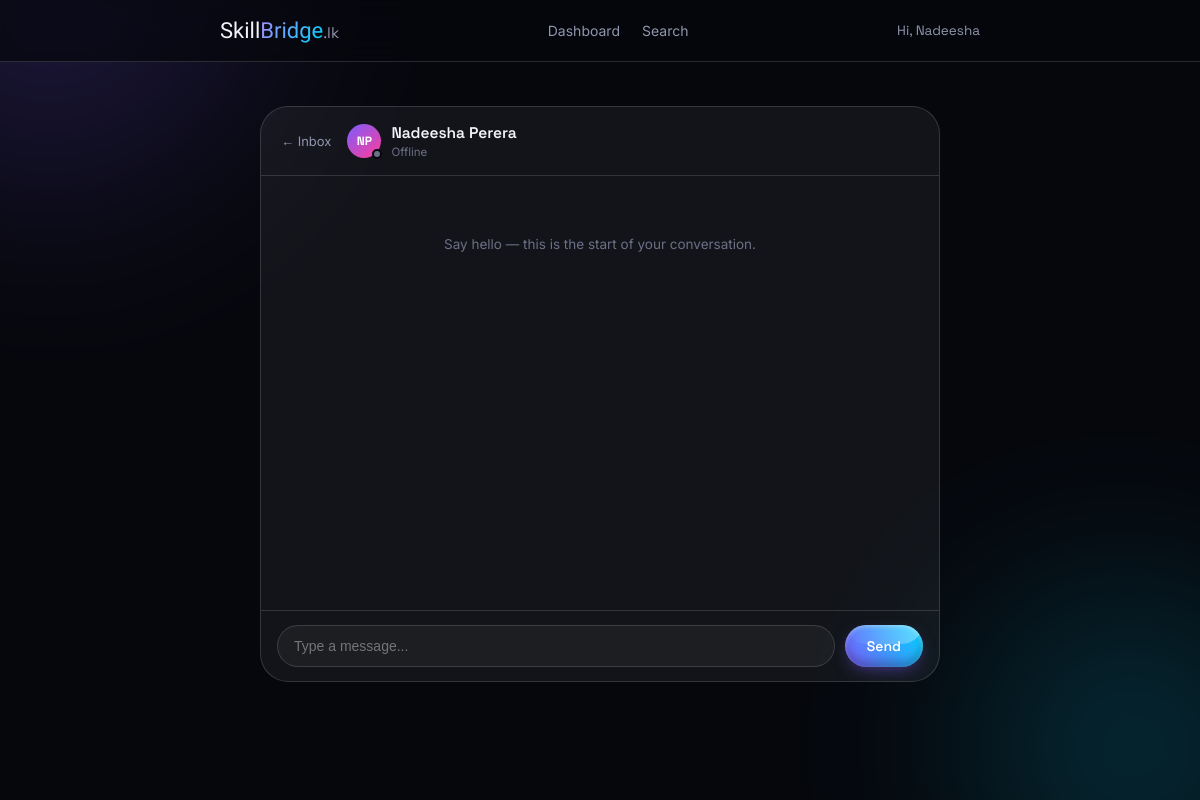
Page /english/messages.php?with=101 (signed in) on the committed database.
### tables this page shows
CREATE TABLE `users` (
  `user_id` int(10) UNSIGNED NOT NULL,
  `full_name` varchar(120) NOT NULL,
  `email` varchar(150) NOT NULL,
  `password_hash` varchar(255) NOT NULL,
  `role` enum('freelancer','client','admin') NOT NULL,
  `language_pref` enum('tamil','english','sinhala') NOT NULL DEFAULT 'english',
  `phone` varchar(20) DEFAULT NULL,
  `last_seen` timestamp NULL DEFAULT NULL,
  `photo_path` varchar(255) DEFAULT NULL,
  `is_active` tinyint(1) NOT NULL DEFAULT 1,
  `created_at` timestamp NOT NULL DEFAULT current_timestamp(),
  `updated_at` timestamp NOT NULL DEFAULT current_timestamp() ON UPDATE current_timestamp()
);

### english/messages.php (the view, shortened to what this page needs)
<?php
require_once __DIR__ . '/session.php';
$myId = (int) $_SESSION['user_id'];
$withId = (int) ($_GET['with'] ?? 0);
$dashboardHref = match ($_SESSION['role'] ?? '') {
    'freelancer' => 'dashboard.php',
    'admin'      => 'admin-dashboard.php',
    default      => 'client-dashboard.php',
};
$dbError = false;
$dbErrorDetail = '';
$otherPerson = null;
$thread = [];
$presence = ['online' => false, 'label' => ''];
function formatPresence(?string $lastSeen): array
{
    if (!$lastSeen) {
        return ['online' => false, 'label' => 'Offline'];
    }
    $label = 'Last seen ' . date('d M, H:i', strtotime($lastSeen));
    return ['online' => false, 'label' => $label];
}
try {
    if ($withId > 0) {
        $stmt = $pdo->prepare('SELECT user_id, full_name, last_seen FROM users WHERE user_id = :user_id LIMIT 1');
        $stmt->execute(['user_id' => $withId]);
        $otherPerson = $stmt->fetch() ?: null;
        if ($otherPerson) {
            $presence = formatPresence($otherPerson['last_seen'] ?? null);
            $stmt = $pdo->prepare("
                SELECT message_id, sender_id, content, sent_at
                FROM messages
                WHERE (sender_id = :me1 AND receiver_id = :them1)
                   OR (sender_id = :them2 AND receiver_id = :me2)
                ORDER BY sent_at ASC
            ");
            $stmt->execute([
                'me1' => $myId, 'them1' => $withId,
                'them2' => $withId, 'me2' => $myId,
            ]);
            $thread = $stmt->fetchAll();
        }
    }
} catch (PDOException $e) {
    error_log('SkillBridge messages.php load error: ' . $e->getMessage());
    $dbError = true;
    $dbErrorDetail = $e->getMessage();
}
function initials(string $name): string
{
    $parts = preg_split('/\s+/', trim($name));
    $letters = array_map(fn($p) => mb_strtoupper(mb_substr($p, 0, 1)), array_slice($parts, 0, 2));
    return implode('', $letters) ?: '?';
}
?>
<!DOCTYPE html>
<html lang="en">
<head>
<link rel="stylesheet" href="assets/css/messages.css">
</head>
<body>
<div class="scene" aria-hidden="true">
  <div class="orb orb-violet"></div>
  <div class="orb orb-cyan"></div>
</div>
<header class="nav">
  <div class="nav-inner">
    <a href="index(ENG).html" class="brand-mark">Skill<span class="brand-accent">Bridge</span><span class="brand-tld">.lk</span></a>
    <nav class="nav-links">
      <a href="<?php echo $dashboardHref; ?>">Dashboard</a>
      <a href="search.php">Search</a>
    </nav>
    <span class="nav-hello">Hi, <?php echo htmlspecialchars(explode(' ', $_SESSION['full_name'])[0], ENT_QUOTES); ?></span>
  </div>
</header>
<main class="messages-page">
  <?php if ($dbError): ?>
    <div class="empty-state">
      <div class="empty-glyph">!</div>
      <h3>Couldn't load messages</h3>
      <p>Something went wrong reaching the database. Please try again shortly.</p>
      <?php if (isset($_GET['debug'])): ?>
        <p class="debug-detail"><?php echo htmlspecialchars($dbErrorDetail, ENT_QUOTES); ?></p>
      <?php endif; ?>
    </div>
  <?php elseif ($withId > 0): ?>
    <div class="thread-shell">
      <div class="thread-header">
        <a href="messages.php" class="thread-back">← Inbox</a>
        <div class="thread-who">
          <span class="thread-avatar">
            <?php echo htmlspecialchars(initials($otherPerson['full_name']), ENT_QUOTES); ?>
            <span class="status-dot <?php echo $presence['online'] ? 'is-online' : ''; ?>" id="statusDot"></span>
          </span>
          <span class="thread-who-text">
            <h2><?php echo htmlspecialchars($otherPerson['full_name'], ENT_QUOTES); ?></h2>
            <span class="thread-status <?php echo $presence['online'] ? 'is-online' : ''; ?>" id="threadStatus"><?php echo htmlspecialchars($presence['label'], ENT_QUOTES); ?></span>
          </span>
        </div>
      </div>
      <div class="thread-messages" id="threadMessages" data-with-id="<?php echo $withId; ?>" data-my-id="<?php echo $myId; ?>" data-last-id="<?php echo !empty($thread) ? (int) $thread[count($thread) - 1]['message_id'] : 0; ?>">
        <?php if (empty($thread)): ?>
          <p class="thread-empty">Say hello — this is the start of your conversation.</p>
        <?php endif; ?>
      </div>
      <form method="POST" action="messages.php?with=<?php echo $withId; ?>" class="thread-composer" id="composerForm" data-with-id="<?php echo $withId; ?>">
        <input type="text" name="content" placeholder="Type a message..." autocomplete="off" required>
        <button type="submit" class="btn btn-primary">Send</button>
      </form>
    </div>
  <?php endif; ?>
</main>
</body>
</html>

### rows in the picture
users: full_name "NP", full_name "Nadeesha Perera", last_seen "Offline"

### other values in the picture
explode(' ', $_SESSION['full_name'])[0] "Nadeesha"
